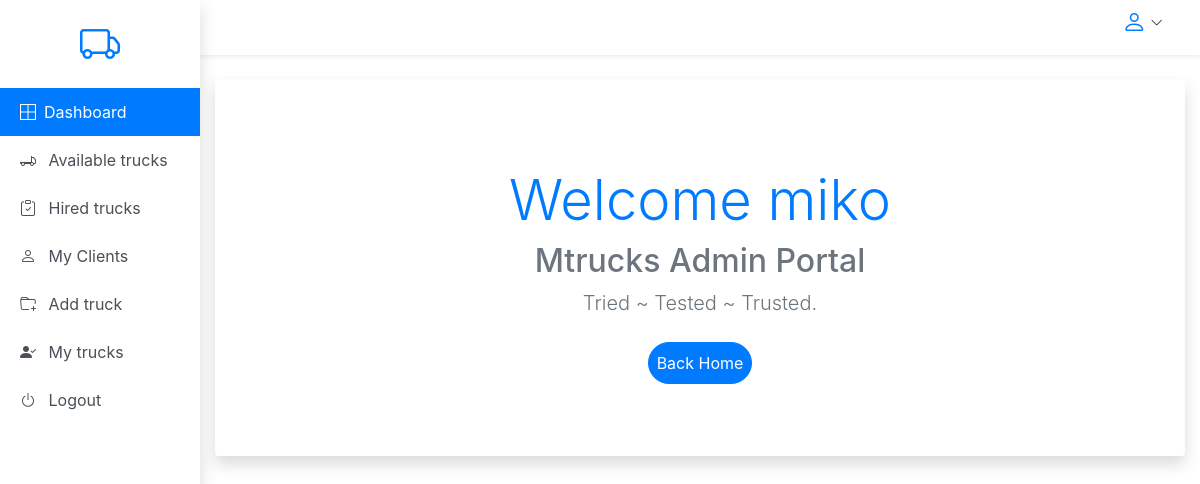
Page /dashboard (signed in) on the earlier database version.
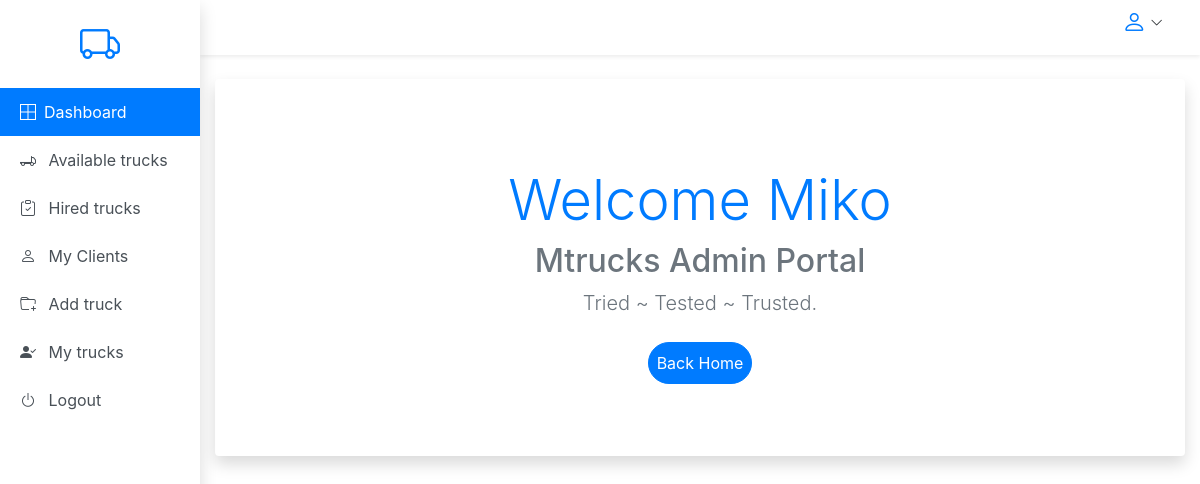
Same page on the later database version.
### models.py (models this page shows, shortened)
class User(UserMixin, db.Model):
    __tablename__ = "user"
    id = db.Column(db.Integer, primary_key=True)
    email = db.Column(db.String(64), unique=True, nullable=False, index=True)
    pwd = db.Column(db.String(72), nullable=False, unique=True)
    uname = db.Column(db.String(20), nullable=False)
    member_since = db.Column(db.DateTime(), default=datetime.utcnow)
    role_id = db.Column(db.Integer, db.ForeignKey("roles.id"), nullable = False)

### main.py (the view)
@app.route("/dashboard", methods=("GET", "POST"), strict_slashes=False)
@login_required
def dashboard():
    return render_template("dashboard.html",title="Mtruck | Dashboard")

### main.py (called while the page is built)
@login_manager.user_loader
def load_user(user_id):
    return User.query.get(int(user_id))

### templates/dashboard.html (shortened to what this page needs)
{% extends "dashboard_base.html" %}
{% block content%}
  <div class="container text-center">
    <h1 class="display-4 mb-2 text-primary">Welcome {{ current_user.uname}} </h1>
    <h2 class="text-muted"> Mtrucks Admin Portal</h2>
    <p class="lead text-muted">Tried ~ Tested ~ Trusted.</p>
    <a class="btn btn-primary m-2 p-2 rounded-pill" href="{{ url_for('index') }}">Back Home</a>
  </div>
{% endblock%}

Differences in the rows shown:
changed User: uname "miko" → "Miko"
